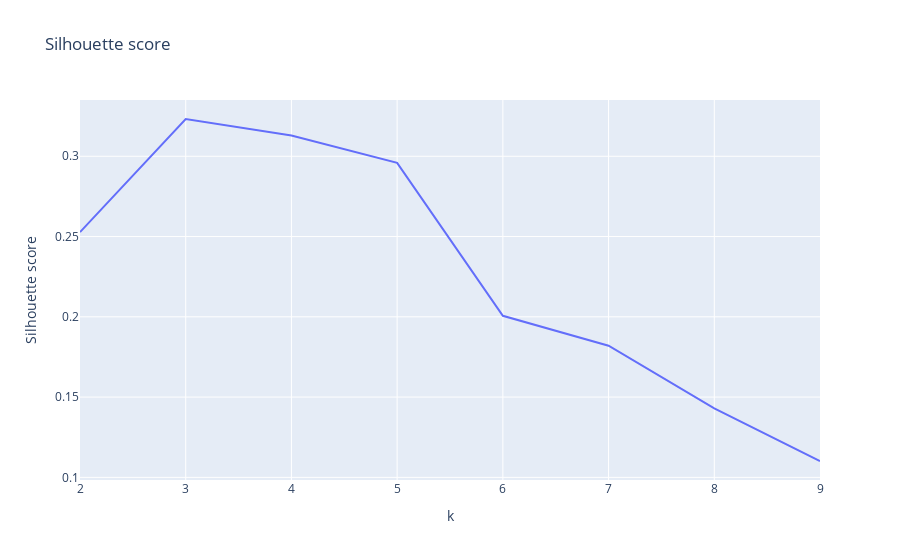

Notebook cell for this chart:
### Code cell
silhouette_scores = []

for k in range(2, 10):
    kmeans = KMeans(n_clusters=k, random_state=42, init="random", n_init="auto")
    kmeans.fit(df_cluster_ss)
    silhouette_scores.append(silhouette_score(df_cluster_ss, kmeans.labels_))

fig = px.line(
    x=range(2, 10),
    y=silhouette_scores,
    title="Silhouette score",
    labels={"x": "k", "y": "Silhouette score"},
)
fig.show()

### Figure 1 — Plotly figure (JSON) as saved in the notebook; plotly's stock layout.template omitted (floating-point values rounded to 4 significant figures)
{"data": [{"hovertemplate": "k=%{x}<br>Silhouette score=%{y}<extra></extra>", "legendgroup": "", "line": {"color": "#636efa", "dash": "solid"}, "marker": {"symbol": "circle"}, "mode": "lines", "name": "", "orientation": "v", "showlegend": false, "type": "scatter", "x": [2, 3, 4, 5, 6, 7, 8, 9], "xaxis": "x", "y": [0.2528, 0.3232, 0.3129, 0.2959, 0.2006, 0.182, 0.143, 0.1102], "yaxis": "y"}], "layout": {"legend": {"tracegroupgap": 0}, "title": {"text": "Silhouette score"}, "xaxis": {"anchor": "y", "domain": [0, 1], "title": {"text": "k"}}, "yaxis": {"anchor": "x", "domain": [0, 1], "title": {"text": "Silhouette score"}}}}
